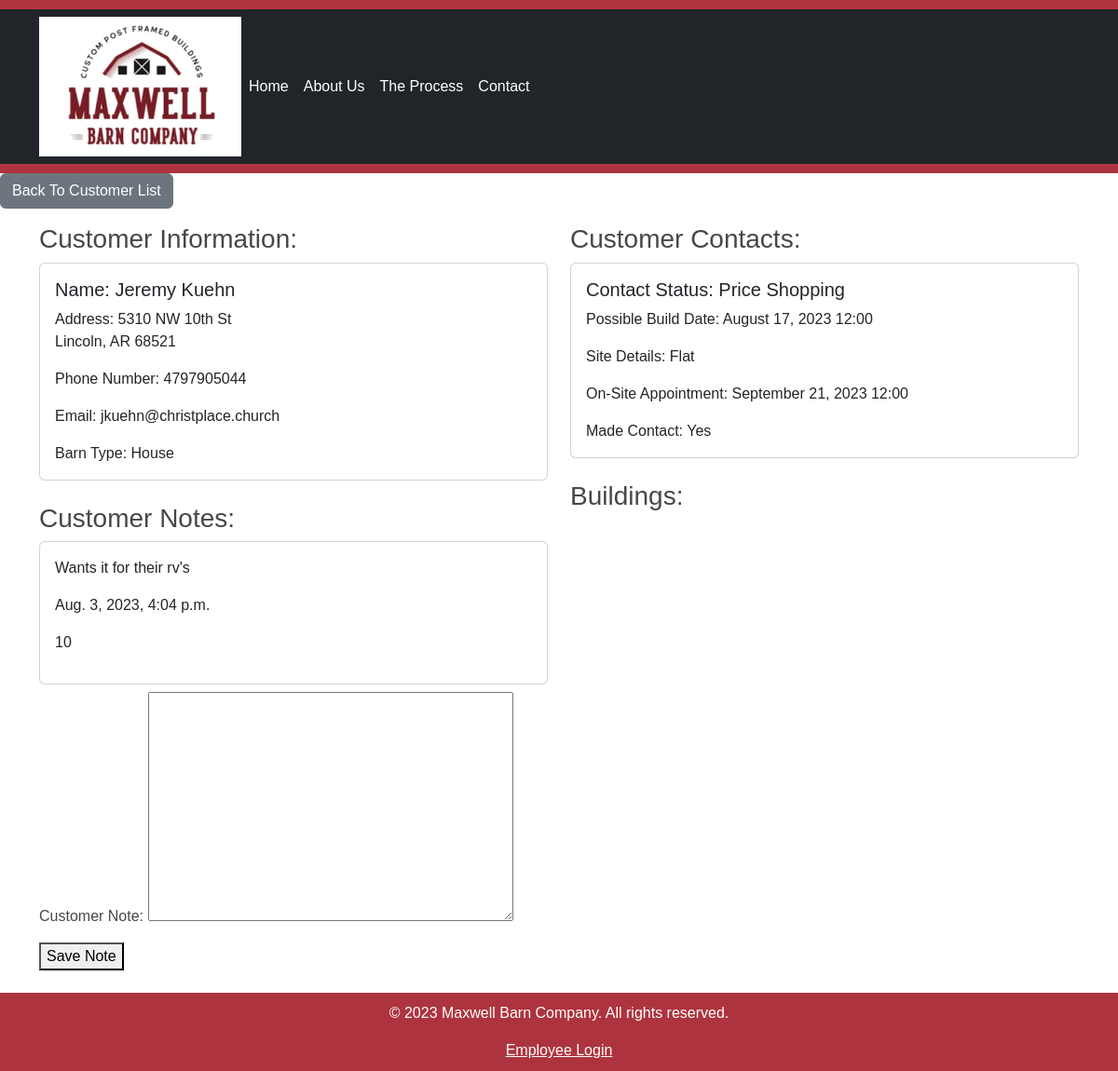
The app's page /8/customer_profile, older data.
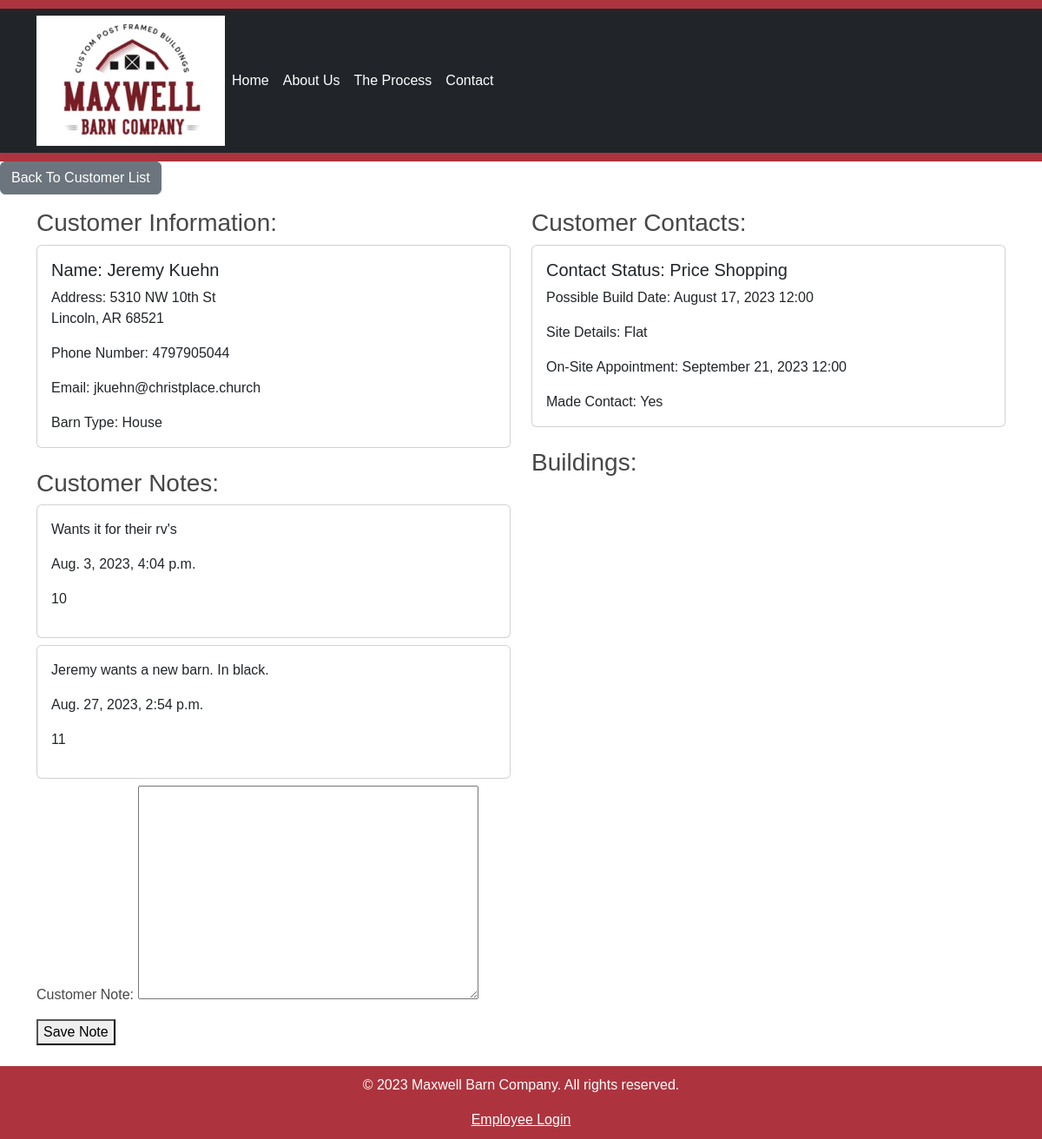
The same page, newer data.
### web/models.py (models this page shows, shortened)
class Customer(models.Model):
    name_first = models.CharField(max_length=64, verbose_name="First Name")
    name_last = models.CharField(max_length=64, verbose_name="Last Name")
    address = models.CharField(max_length=200)
    add_city = models.CharField(max_length=64, verbose_name="City")
    add_state = models.CharField(max_length=2, choices=STATE_CHOICES, verbose_name="State")
    zip = models.CharField(max_length=12, null=True, blank=True)
    phone_number = models.CharField(max_length=16, verbose_name="Phone Number")
    email = models.EmailField()
    date = models.DateTimeField(default=timezone.now)
    barn_type = models.CharField(max_length=20, choices=BARN_TYPE, verbose_name="Desired Structure Usuage", null=True, blank=True)
    archived = models.BooleanField(default=False)

class CustomerNote(models.Model):
    cust = models.ForeignKey(Customer, on_delete=models.CASCADE)
    cust_note = models.TextField(verbose_name="Customer Note")
    cust_note_date = models.DateTimeField(default=timezone.now)

class Contact(models.Model):
    cust = models.ForeignKey(Customer, on_delete=models.CASCADE)
    status = models.CharField(max_length=20, choices=CUST_STATUS)
    possible_build_date = models.DateTimeField(blank=True, null=True)
    site_details = models.TextField(verbose_name="Site Details")
    on_site_appointment = models.DateTimeField(blank=True, null=True)
    made_contact = models.BooleanField(default=False)

### web/views.py (the view)
# urls.py: path("<int:cust_id>/customer_profile", views.customer_profile, name="customer_profile"),
def customer_profile(request, cust_id):
    customer = Customer.objects.get(pk=cust_id)
    notes = CustomerNote.objects.filter(cust=customer)
    builds = Building.objects.filter(cust=customer)
    contact = Contact.objects.filter(cust=customer)
    return render(request, "web/customer_profile.html", {
        "customers": [customer],
        "notes": notes,
        "builds": builds,
        "contacts": contact,
        "customernoteform": CustomerNoteForm
    })

### web/templates/web/customer_profile.html (shortened to what this page needs)
{% extends "web/djangourllayout.html" %}
{% block content %}
<a href="{% url 'customer_list' %}" class="btn btn-secondary mb-3">Back To Customer List</a>
<div class="container">
    <div class="row">
        <div class="col-md-6">
            <h3>Customer Information:</h3>
            {% for customer in customers %}
            <div class="card mb-4">
                <div class="card-body">
                    <h5 class="card-title">Name: {{ customer.name_first }} {{ customer.name_last }}</h5>
                    <p class="card-text">Address: {{ customer.address }}<br>{{ customer.add_city }}, {{ customer.add_state }} {{ customer.zip }}</p>
                    <p class="card-text">Phone Number: {{ customer.phone_number }}</p>
                    <p class="card-text">Email: {{ customer.email }}</p>
                    <p class="card-text">Barn Type: {{ customer.barn_type }}</p>
                </div>
            </div>
            {% endfor %}
            <h3>Customer Notes:</h3>
            {% for note in notes %}
            <div class="card mb-2">
                <div class="card-body">
                    <p class="card-text">{{ note.cust_note }}</p>
                    <p class="card-text">{{ note.cust_note_date }}</p>
                    <p>{{ note.id }}</p>
                </div>
            </div>
            {% endfor %}
            <div>
                <form action="{% url 'note_add' %}" method="post">
                    {{ customernoteform.as_p}}
                    <button type="input" name="note_save">Save Note</button>
                </form>
            </div>
        </div>
        <div class="col-md-6">
            <h3>Customer Contacts:</h3>
            {% for contact in contacts %}
            <div class="card mb-4">
                <div class="card-body">
                    <h5 class="card-title">Contact Status: {{ contact.get_status_display }}</h5>
                    <p class="card-text">Possible Build Date: {% if contact.possible_build_date %}{{ contact.possible_build_date|date:"F d, Y H:i" }}{% else %}Not set{% endif %}</p>
                    <p class="card-text">Site Details: {{ contact.site_details }}</p>
                    <p class="card-text">On-Site Appointment: {% if contact.on_site_appointment %}{{ contact.on_site_appointment|date:"F d, Y H:i" }}{% else %}Not set{% endif %}</p>
                    <p class="card-text">Made Contact: {% if contact.made_contact %}Yes{% else %}No{% endif %}</p>
                </div>
            </div>
            {% endfor %}
            <h3>Buildings:</h3>
        </div>
    </div>
</div>
{% endblock %}

Row changes from the older to the newer data that the page shows:
added CustomerNote: cust_note "Jeremy wants a new barn. In black.", cust_note_date "Aug. 27, 2023, 2:54 p.m.", id "11"
